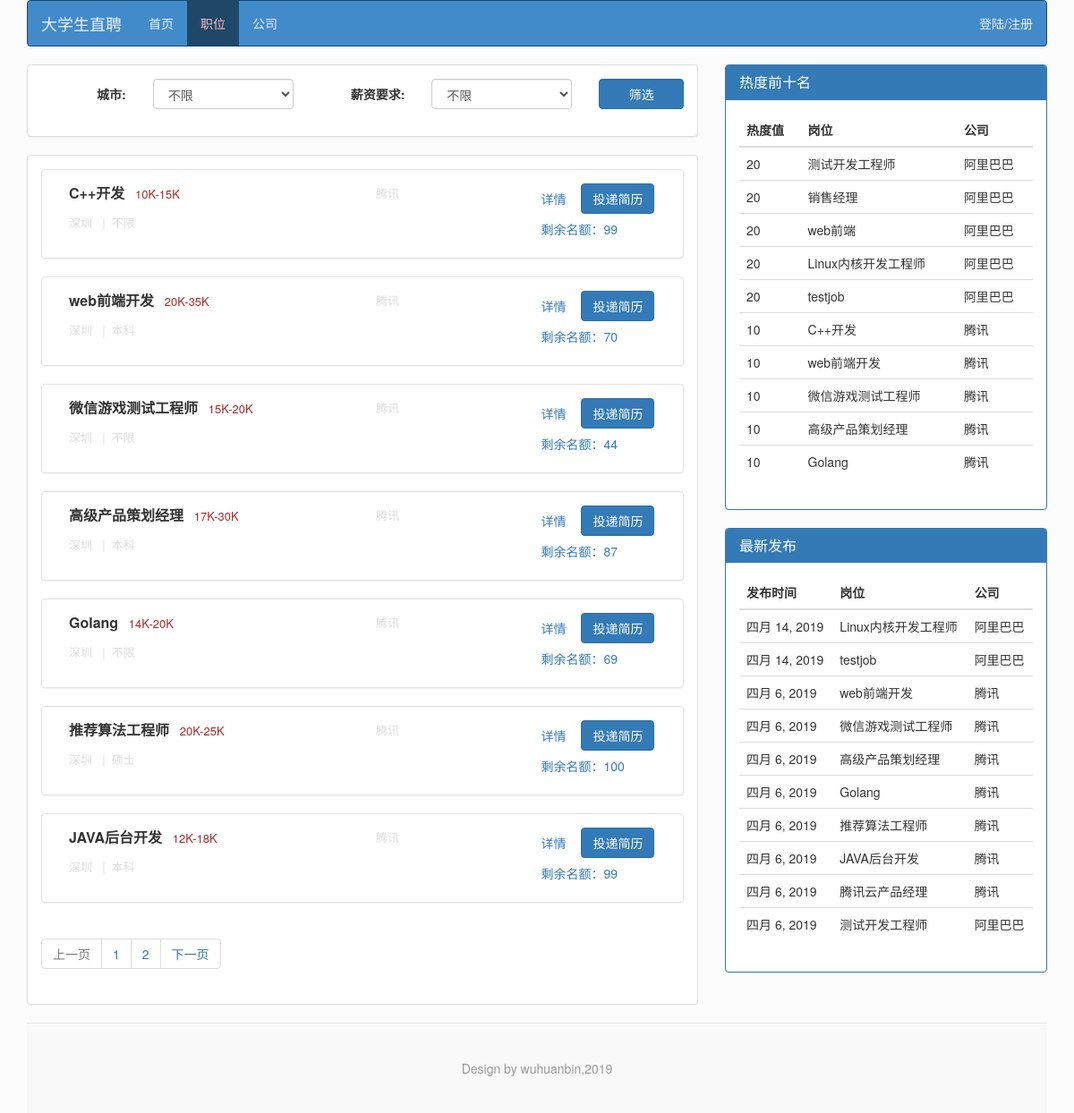
Page /polls/list.html/0_0 on the earlier database version.
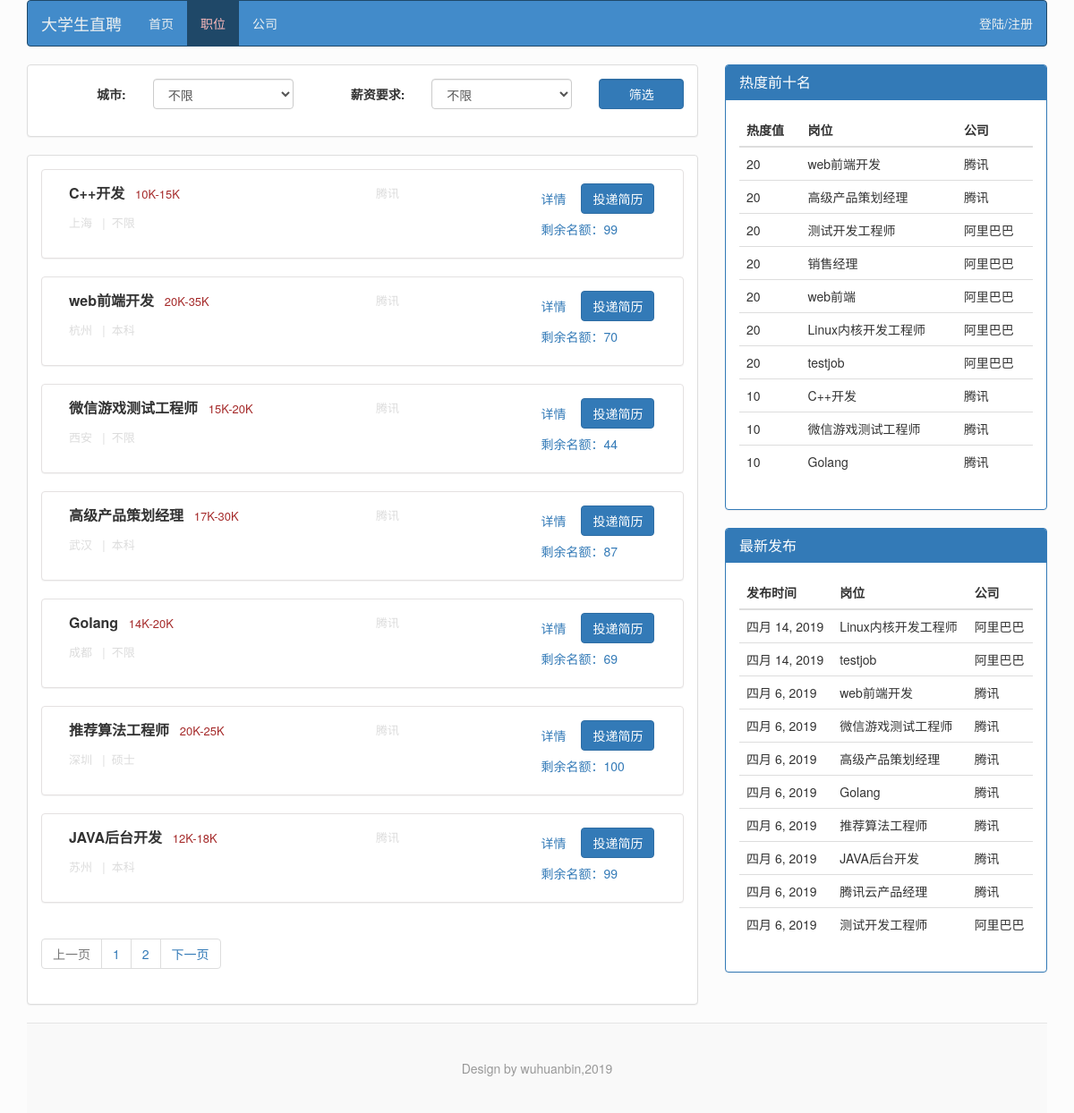
Same page on the later database version.
### polls/models.py (models this page shows, shortened)
class Job_position(models.Model):
    name               = models.CharField(max_length=30,verbose_name='岗位',default='')
    job_desc           = models.TextField(max_length=600,verbose_name='岗位描述')
    city               = models.CharField(max_length=2,choices=common.city_choice,default='0',verbose_name='就业城市')
    edu_req            = models.CharField(max_length=2,choices=common.edu_choice,default='5',verbose_name='学历要求')
    exp_req            = models.CharField(max_length=2,choices=common.exp_choice,default='1',verbose_name='工作经验')
    pub_date           = models.DateField(auto_now_add=True,verbose_name='发布时间')
    publisher          = models.ForeignKey(HRProfile,on_delete=models.CASCADE,default='',verbose_name='发布者')
    salary1            = models.IntegerField(verbose_name='薪资范围1',default=0)
    salary2            = models.IntegerField(verbose_name='薪资范围2',default=0)
    hot_val            = models.IntegerField(verbose_name='热度值',default=0)
    need               = models.IntegerField(verbose_name='人数需求',default=0)
    reg_num            = models.IntegerField(verbose_name='投递人数',default=0)

class HRProfile(models.Model):
    user = models.OneToOneField(User, on_delete=models.CASCADE, related_name='HRProfile')
    name = models.CharField(max_length=50,verbose_name="姓名",blank=False,default='')
    gender = models.CharField(max_length=2, choices=(('1','男'),('2','女'),('3','未填写')),verbose_name="性别",blank=True,default='3')
    phone = models.CharField(max_length=200,verbose_name="联系方式",blank=True,default='')
    company = models.ForeignKey(Company,on_delete=models.CASCADE,null=True)
    identify = models.CharField(max_length=2, choices=(('1','已认证'),('2','未认证')),verbose_name="认证",blank=False,default='2')

class Company(models.Model):
    name               = models.CharField(max_length=100,verbose_name="公司",blank=False,default='')
    scale              = models.CharField(max_length=2,choices=common.sca_choice,default='1',verbose_name='公司规模')
    financing          = models.CharField(max_length=2,choices=common.fin_choice,default='1',verbose_name='融资阶段')
    industry_type      = models.CharField(max_length=2,choices=common.ind_choice,default='1',verbose_name='行业类型')
    desc               = models.TextField(max_length=600,verbose_name='公司简介')
    city               = models.CharField(max_length=80,default='',verbose_name='地点')
    hot_val            = models.IntegerField(verbose_name='热度值',default=0)
    def __str__(self):
        return self.name

### polls/views.py (the view)
# urls.py: path('list.html/<str:ret>',views.list_job, name='list'),
def list_job(request,ret):
    if request.method == 'POST':
        city_filter = request.POST.get('city_filter')
        salary_filter = request.POST.get('salary_filter')
        result = [str(city_filter), str(salary_filter)]
        return HttpResponseRedirect('/polls/list.html/' + "_".join(result))
    job_list_all = Job_position.objects.exclude(need__lte=0)
    job_filter,job_list_all = job_filter_all(ret,job_list_all)
    p = Paginator(job_list_all,7)# p就是每页的对象，
    p.count  #数据总数
    p.num_pages  #总页数
    p.page_range#[1,2,3,4,5],得到页码，动态生成，
    page_num = request.GET.get("page")#以get的方法从url地址中获取
    try:
        job_list = p.page(page_num)#括号里的是页数，显示指定页码的数据，动态显示数据，所以不能写死了
    except PageNotAnInteger:#如果输入页码错误，就显示第一页
        job_list = p.page(1)
    except EmptyPage:#如果超过了页码范围，就把最后的页码显示出来，
        job_list = p.page(p.num_pages)
    hot_list = job_list_all.order_by('-hot_val')[:10]
    new_list = job_list_all.order_by('-pub_date')[:10]
    return render(request, 'polls/list.html', locals())

### polls/forms.py
class Job_filter(forms.Form):
    city_filter = forms.CharField(widget=forms.Select(choices=common.city_choice,attrs={'class':'selectpicker show-tick form-control','data-live-search':'true'}))
    salary_filter = forms.CharField(widget=forms.Select(choices=common.salary_choice,attrs={'class':'selectpicker show-tick form-control','data-live-search':'true'}))
    def set_city(self,city):
        self.initial["city_filter"] = city
    def set_salary_req(self,sal):
        self.initial["salary_filter"] = sal

### polls/views.py (called while the page is built)
def job_filter_all(ret,job_list_all):
    filter = ret.split("_")
    job_filter = Job_filter()
    job_filter.set_city(filter[0])
    job_filter.set_salary_req(filter[1])
    salary_min_vec = [0,0,3,5,10,15,20,25,30]
    salary_max_vec = [0,3,5,10,15,20,25,20,1000000]
    if filter[0] != '0':
        job_list_all = job_list_all.filter(city=filter[0])
    if filter[1] != '0':
        salary_min = salary_min_vec[int(filter[1])]
        salary_max = salary_max_vec[int(filter[1])]
        job_list_all = job_list_all.filter(salary1__gte=salary_min)
        job_list_all = job_list_all.filter(salary1__lte=salary_max)
    return job_filter,job_list_all

### polls/templates/polls/list.html (shortened to what this page needs)
<!DOCTYPE html>
<html lang="zh-CN">
<head>
    <link href="/static/css/bootstrap.min.css" rel="stylesheet">
	<link rel="stylesheet" type="text/css" href="http://cdn.bootcss.com/bootstrap-select/2.0.0-beta1/css/bootstrap-select.css">
    <link href="/static/css/mystyle.css" rel="stylesheet">
</head>
<body style="background-color:#FCFCFC">
    <div class="container">
        <div class="row clearfix">
            <div class="col-md-12 column">
                <nav class="navbar navbar-default" role="navigation">
                    <div class="navbar-header">
                                 <a class="navbar-brand" href="">大学生直聘</a>
                    </div>
                    <div class="collapse navbar-collapse" id="bs-example-navbar-collapse-1">
                        <ul class="nav navbar-nav">
                            <li>
                                <a href="/polls/index.html">首页</a>
                            </li>
                            <li class="active">
                                <a href="/polls/list.html/0_0">职位</a>
                            </li>
                            <li>
                                <a href="/polls/company.html/0_0_0">公司</a>
                            </li>
                        </ul>
                        <ul class="nav navbar-nav navbar-right">
                            {% if request.user.is_authenticated %}
                            <li class="dropdown">
                                <a href="#" class="dropdown-toggle" data-toggle="dropdown">{{request.user.username}}<strong
                                        class="caret"></strong></a>
                                <ul class="dropdown-menu">
                                    <li><a href="/polls/selfinfo.html" target="_parent">个人中心</a></li>
                                    <li><a href="/polls/logout" target="_parent">退出</a></li>
                                </ul>
                            </li>
                            {% else %}
                            <li><a href="/polls/login.html">登陆/注册</a></li>
                            {% endif %}
                        </ul>
                    </div>
                </nav>
            </div>
        </div>
        <div class="row clearfix">
            <div class="col-md-8 column">
                <div class="panel panel-default">
                    <div class="panel-body">
                        <form class="form-horizontal" role="form" method="post">
                            <div class="form-group">
                                <label for="Select3" class="col-md-2 control-label">城市:</label>
                                <div class="col-md-3">
                                    {{job_filter.city_filter}}
                                </div>
                                <label for="Select3" class="col-md-2 control-label">薪资要求:</label>
                                <div class="col-md-3">
                                    {{job_filter.salary_filter}}
                                </div>
                                <div class="col-md-2">
                                    <button class="btn btn-primary submit form-control" type="submit">筛选</button>
                                </div>
                            </div>
                        </form>
                    </div>
                </div>
                <div class="panel panel-default">
                    <div class="panel-body">
                    {% for job in job_list %}
                        <div class="panel" style="border:1px solid #e4e1e1">
                            <div class="panel-body">
                                <div class="col-md-6 column">
                                    <p>
                                        <font  size='3'><b>{{ job.name }}</b></font> &nbsp;
                                        <font color="#A52A2A" size='2'>{{job.salary1}}K-{{job.salary2}}K</font>
                                    </p>
                                    <p>
                                        <font  color="#DCDCDC" size='2'>{{job.get_city_display}}&nbsp;&nbsp;</font>
                                        <font  color="#DCDCDC" size='2'>|&nbsp;&nbsp;{{job.get_edu_req_display}}
                                        </font>
                                    </p>
                                </div>
                                <div class="col-md-3 column">
                                    <font  color="#DCDCDC" size='2'>{{job.publisher.company}}&nbsp;&nbsp;</font>
                                </div>
                                <div class="col-md-3 column">
                                    <div>
                                        <a class="btn" href="/polls/job_detail.html?id={{job.id}}">详情</a>
                                        <a class="btn btn-primary" href="/polls/send_resume/?sid={{job.id}}&page={{page_num}}">投递简历</a>
                                    </div>
                                    <div><a class="btn" href="">剩余名额：{{job.need}}</a></div>
                                </div>
                            </div>
                        </div>
                    {% endfor %}
                        <ul class="pagination">
                            {% if job_list.has_previous %}
                                <li><a href="/polls/list.html/{{ret}}?page={{ job_list.previous_page_number }}">上一页</a></li>
                            {% else %}
                                <li class="disabled"><a href="#">上一页</a></li>
                            {% endif %}
                            {% for num in p.page_range %}
                                <li><a href="/polls/list.html/{{ret}}?page={{ num }}">{{ num }}</a></li>
                            {% endfor %}
                            {% if job_list.has_next %}
                                <li><a href="/polls/list.html/{{ret}}?page={{ job_list.next_page_number }}">下一页</a></li>
                            {% else %}
                                <li class="disabled"><a href="#">下一页</a></li>
                            {% endif %}
                        </ul>
                    </div>
                </div>
            </div>
            <div class="col-md-4 column">
                <div class="panel panel-primary">
                    <div class="panel-heading">
                        <h3 class="panel-title">
                            热度前十名
                        </h3>
                    </div>
                    <div class="panel-body">
                        {% if hot_list %}
                        <table class="table">
                            <thead>
                                <tr>
                                    <th>热度值</th>
                                    <th>岗位</th>
                                    <th>公司</th>
                                </tr>
                            </thead>
                            <tbody>
                                {% for tmp in hot_list %}
                                <tr>
                                    <td>{{tmp.hot_val}}</td>
                                    <td>{{tmp.name}}</td>
                                    <td>{{tmp.publisher.company}}</td>
                                </tr>
                                {% endfor %}
                            </tbody>
                        </table>
                        {% else %}
                            目前还没有商家发布岗位！
                        {% endif %}
                    </div>
                </div>
                <div class="panel panel-primary">
                    <div class="panel-heading">
                        <h3 class="panel-title">
                            最新发布
                        </h3>
                    </div>
                    <div class="panel-body">
                        {% if new_list %}
                            <table class="table">
                                <thead>
                                    <tr>
                                        <th>发布时间</th>
                                        <th>岗位</th>
                                        <th>公司</th>
                                    </tr>
                                </thead>
                                <tbody>
                                    {% for tmp in new_list %}
                                    <tr>
                                        <td>{{tmp.pub_date}}</td>
                                        <td>{{tmp.name}}</td>
                                        <td>{{tmp.publisher.company}}</td>
                                    </tr>
                                    {% endfor %}
                                </tbody>
                            </table>
                        {% else %}
                            目前还没有商家发布岗位！
                        {% endif %}
                    </div>
                </div>
            </div>
        </div>
        <div class="blog-footer">
            <p>Design by wuhuanbin,2019</p>
        </div>
    </div>
</body>
</html>

### polls/static/css/mystyle.css (style rules this page uses)
.blog-footer { padding: 40px 0; color: #999; text-align: center; background-color: #f9f9f9; border-top: 1px solid #e5e5e5; }
.blog-footer p:last-child { margin-bottom: 0; }

Differences in the rows shown:
changed Job_position "C++开发": city "深圳" → "上海"
changed Job_position "web前端开发": city "深圳" → "杭州"; hot_val "10" → "20"; moves up the list
changed Job_position "微信游戏测试工程师": city "深圳" → "西安"
changed Job_position "高级产品策划经理": city "深圳" → "武汉"; hot_val "10" → "20"; moves up the list
changed Job_position "Golang": city "深圳" → "成都"
changed Job_position "JAVA后台开发": city "深圳" → "苏州"
